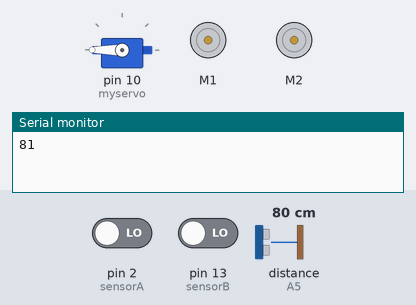
The sketch below on a simulated Arduino Uno, built with avr-gcc and run on an emulated ATmega328P. Parts: servo, 2 × DC motor (green arrow = forward, orange = backward, longer = faster), the last lines printed to the serial monitor. Inputs (shaded band) come from the test bench; at power-on: pin 2 (sensorA) LOW, distance to the obstacle (sensor on A5) 80 cm, pin 13 (sensorB) LOW. The echo pulse lasts 58.3 µs per cm.

Above: at 0.93 s.
1.6 s: pin 2 (sensorA) driven HIGH
At 1.99 s:
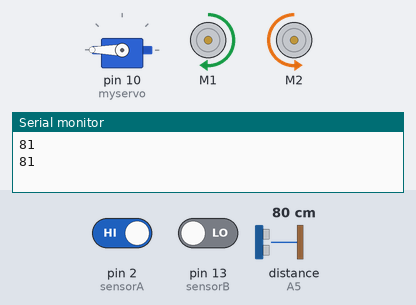
5.1 s: distance to the obstacle (sensor on A5) set to 18 cm
8.6 s: distance to the obstacle (sensor on A5) set to 15 cm
At 9.1 s:
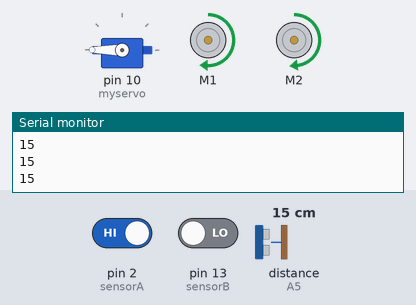
10.1 s: distance to the obstacle (sensor on A5) set to 8 cm
11.6 s: distance to the obstacle (sensor on A5) set to 5 cm
At 11.79 s:
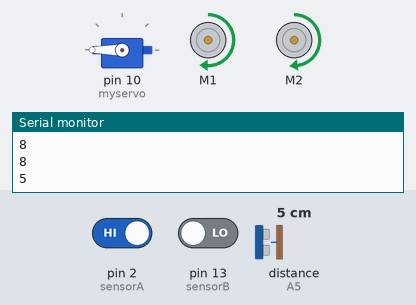
15.1 s: distance to the obstacle (sensor on A5) set to 9 cm
At 16.3 s:
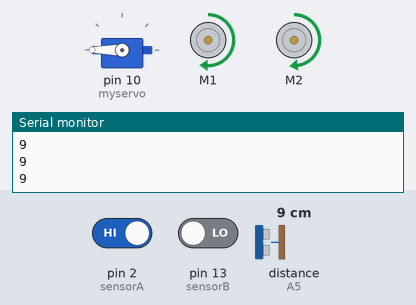
Timing chart, 0 to 17.6 s (numbered marks = the images above; inputs shaded):
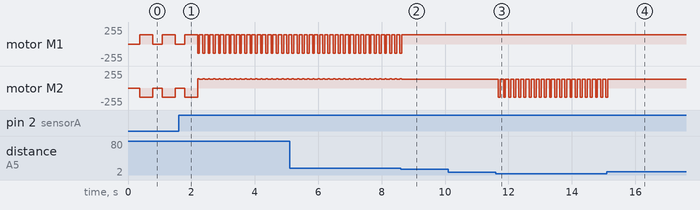

The sketch:

MazeSolver.ino
```cpp
#include <AFMotor.h>
#include <Servo.h>
#include <NewPing.h>

#define echoPin A5
#define trigPin A4
#define sensorA 2
#define sensorB 13

#define maxDistance 350
#define maxSpeed 140

NewPing sonar(trigPin, echoPin, maxDistance);

AF_DCMotor motor1(1);
AF_DCMotor motor2(2);

Servo myservo;

const int distMin = 7;
const int distMax = 17;

int stateA, stateB;
int dist = 0;

void setup()
{
  myservo.attach(10);
  myservo.write(180);
  pinMode(sensorA, INPUT);
  pinMode(sensorB, INPUT);

  Serial.begin(9600);

}

void loop()
{
  stateA = digitalRead(sensorA); //Left
  stateB = digitalRead(sensorB); //Right
  dist = readSensor();

  if(stateA == HIGH || stateB == HIGH)
  {
    if(dist > distMin && dist < distMax)
    {
      moveForward();
    }
    if(dist < distMin && dist > 0)
    {
      moveRight();
      delay(30);
      moveForward();
    }
    if(dist>=distMax)
    {
      moveLeft();
      delay(30);
      moveForward();
    }
  }
  if (stateA == LOW && stateB == LOW) // obstacle
  {
    moveStop();
    delay(300);
    moveRight();
    delay(300);
  }

  Serial.println(dist);
}
int readSensor()
{
  delay(70);
  unsigned int uS = sonar.ping();
  int cm = uS/US_ROUNDTRIP_CM;
  if (cm == 0)
  {
    cm = 300;
  }
  return cm;
}
void moveStop()
{
  motor1.run(RELEASE);
  motor2.run(RELEASE);
}
void moveForward()
{
  motor1.run(FORWARD);
  motor1.setSpeed(maxSpeed);
  motor2.run(FORWARD);
  motor2.setSpeed(maxSpeed-10);
  delay(30);
}
void moveRight()
{
  motor1.run(FORWARD);
  motor1.setSpeed(maxSpeed);
  motor2.run(BACKWARD);
  motor2.setSpeed(maxSpeed);
  delay(30);
}
void moveLeft()
{
  motor1.run(BACKWARD);
  motor1.setSpeed(maxSpeed);
  motor2.run(FORWARD);
  motor2.setSpeed(maxSpeed);
  delay(30);
}
```

Measured:
- the behaviour switches between 17 and 16 cm on distance to the obstacle (sensor on A5) (found by bisection; images 1 and 2)
- the behaviour switches between 7 and 6 cm on distance to the obstacle (sensor on A5) (found by bisection; images 2 and 3)
- after the input at 8.6 s, motor M1: goes on until 8.6 s, then stays forward 140/255; motor M2: goes on until 8.6 s, then stays forward 130/255
- after the input at 11.6 s, motor M2: alternates backward 140/255 for 0.06 s and forward 130/255 for 0.10 s, starting after 0.08 s
- after the input at 15.1 s, motor M2: goes on until 15.1 s, then stays forward 130/255
- by itself, motor M1: alternates forward 140/255 for 0.10 s and backward 140/255 for 0.06 s
- by itself, motor M2: alternates forward 140/255 for 0.06 s and forward 130/255 for 0.10 s
